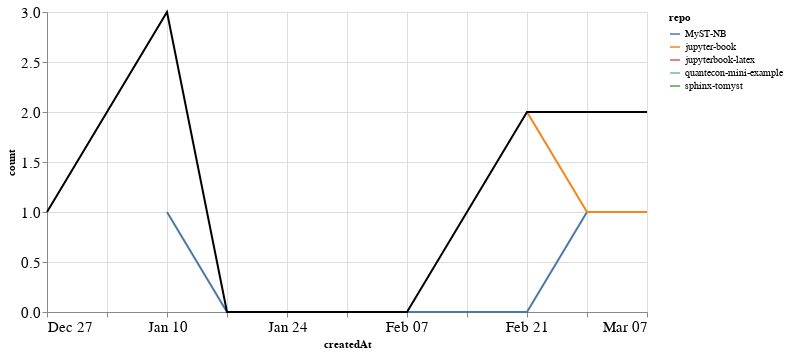

Write notebook code for a chart like this one.
### Markdown cell above
### PRs

### Code cell
prs_time = prs.groupby('repo').resample('W', on='createdAt').count()['author'].reset_index()
prs_time = prs_time.rename(columns={'author': 'count'})
prs_time_total = prs_time.groupby('createdAt').agg({"count": "sum"}).reset_index()

ch1 = alt.Chart(prs_time, width=600).mark_line().encode(
    x='createdAt',
    y='count',
    color='repo',
    tooltip="repo"
)

ch2 = alt.Chart(prs_time_total, width=600).mark_line(color="black").encode(
    x='createdAt',
    y='count',
)

ch1 + ch2

### Figure 1 — Vega-Lite specification as saved in the notebook (floating-point values rounded to 4 significant figures)
{"config": {"axisLeft": {"labelFontSize": 15}, "axisBottom": {"labelFontSize": 15}}, "layer": [{"data": {"name": "data-2f2615e11bedebae9ec042b27652da67"}, "mark": "line", "encoding": {"color": {"type": "nominal", "field": "repo"}, "tooltip": {"type": "nominal", "field": "repo"}, "x": {"type": "temporal", "field": "createdAt"}, "y": {"type": "quantitative", "field": "count"}}, "width": 600}, {"data": {"name": "data-d7b2c258dc9958bca00bbe62a2bc07b2"}, "mark": {"type": "line", "color": "black"}, "encoding": {"x": {"type": "temporal", "field": "createdAt"}, "y": {"type": "quantitative", "field": "count"}}, "width": 600}], "$schema": "https://vega.github.io/schema/vega-lite/v4.8.1.json", "datasets": {"data-2f2615e11bedebae9ec042b27652da67": [{"repo": "MyST-NB", "createdAt": "2021-01-10T00:00:00", "count": 1}, {"repo": "MyST-NB", "createdAt": "2021-01-17T00:00:00", "count": 0}, {"repo": "MyST-NB", "createdAt": "2021-01-24T00:00:00", "count": 0}, {"repo": "MyST-NB", "createdAt": "2021-01-31T00:00:00", "count": 0}, {"repo": "MyST-NB", "createdAt": "2021-02-07T00:00:00", "count": 0}, {"repo": "MyST-NB", "createdAt": "2021-02-14T00:00:00", "count": 0}, {"repo": "MyST-NB", "createdAt": "2021-02-21T00:00:00", "count": 0}, {"repo": "MyST-NB", "createdAt": "2021-02-28T00:00:00", "count": 1}, {"repo": "MyST-NB", "createdAt": "2021-03-07T00:00:00", "count": 1}, {"repo": "jupyter-book", "createdAt": "2021-02-21T00:00:00", "count": 2}, {"repo": "jupyter-book", "createdAt": "2021-02-28T00:00:00", "count": 1}, {"repo": "jupyter-book", "createdAt": "2021-03-07T00:00:00", "count": 1}, {"repo": "jupyterbook-latex", "createdAt": "2020-12-27T00:00:00", "count": 1}, {"repo": "quantecon-mini-example", "createdAt": "2021-02-14T00:00:00", "count": 1}, {"repo": "sphinx-tomyst", "createdAt": "2021-01-10T00:00:00", "count": 2}], "data-d7b2c258dc9958bca00bbe62a2bc07b2": [{"createdAt": "2020-12-27T00:00:00", "count": 1}, {"createdAt": "2021-01-10T00:00:00", "count": 3}, {"createdAt": "2021-01-17T00:00:00", "count": 0}, {"createdAt": "2021-01-24T00:00:00", "count": 0}, {"createdAt": "2021-01-31T00:00:00", "count": 0}, {"createdAt": "2021-02-07T00:00:00", "count": 0}, {"createdAt": "2021-02-14T00:00:00", "count": 1}, {"createdAt": "2021-02-21T00:00:00", "count": 2}, {"createdAt": "2021-02-28T00:00:00", "count": 2}, {"createdAt": "2021-03-07T00:00:00", "count": 2}]}}
